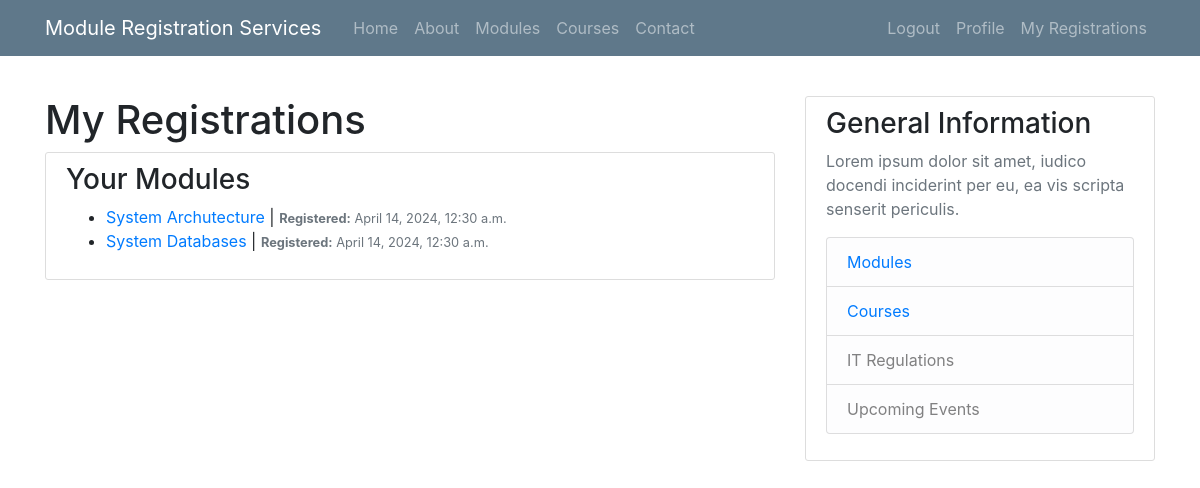
The page /my-registrations (signed in) on the database its author committed.
### mrreporting/models.py (models this page shows, shortened)
class Registration(models.Model):
    module = models.ForeignKey(Module, on_delete=models.CASCADE)
    user = models.ForeignKey(User, on_delete=models.CASCADE, related_name='registered_users')
    registered = models.DateTimeField(auto_now_add=True)
    class Meta:
        unique_together = ('module', 'user')

class Module(models.Model):
    name = models.CharField(max_length=255)
    code = models.CharField(max_length=10)
    credit = models.FloatField()
    category = models.CharField(max_length=100)
    description = models.TextField()
    availability = models.BooleanField(default=True)
    courses_allowed = models.ManyToManyField(Course, related_name='allowed_modules')

### mrreporting/views.py (the view)
# urls.py: path('my-registrations', mrreporting_views.MyRegistrationsListView.as_view(), name = 'my_registrations'),
class MyRegistrationsListView(ListView):
    model = Registration
    template_name = 'mrreporting/my_registrations.html'
    context_object_name = 'registrations'
    def get_queryset(self):
        user = get_object_or_404(User, username=self.request.user)
        return Registration.objects.filter(user=user).order_by('module__name')

### mrreporting/templates/mrreporting/my_registrations.html
{% extends "mrreporting/base.html" %}
{% load crispy_forms_tags %}
{% block content %}
<h1>My Registrations</h1>
<div class="content-section">
    <h3>Your Modules</h3>
    <ul class="basic-list">
        {% for registration in registrations %}
            <li>
                <a href="{% url 'mrreporting:module' code=registration.module.code %}" > {{ registration.module.name }}</a> | <small class="text-muted"><strong>Registered:</strong> {{ registration.registered }}</small>
            </li>
        {% endfor %}
    </ul>
</div>
{% endblock content %}

### mrreporting/static/css/styles.css (style rules this page uses)
html { position: relative; min-height: 100%; }
body { background: #fafafa; color: #333333; margin-top: 5rem; margin-bottom: 50px; }
h1, h2, h3, h4, h5, h6 { color: #444444; }
ul { margin: 0; }
.content-section { background: #ffffff; padding: 10px 20px; border: 1px solid #dddddd; border-radius: 3px; margin-bottom: 20px; }

### rows shown on the page
Registration: module.name "System Archutecture", registered "April 14, 2024, 12:30 a.m."
Registration: module.name "System Databases", registered "April 14, 2024, 12:30 a.m."
